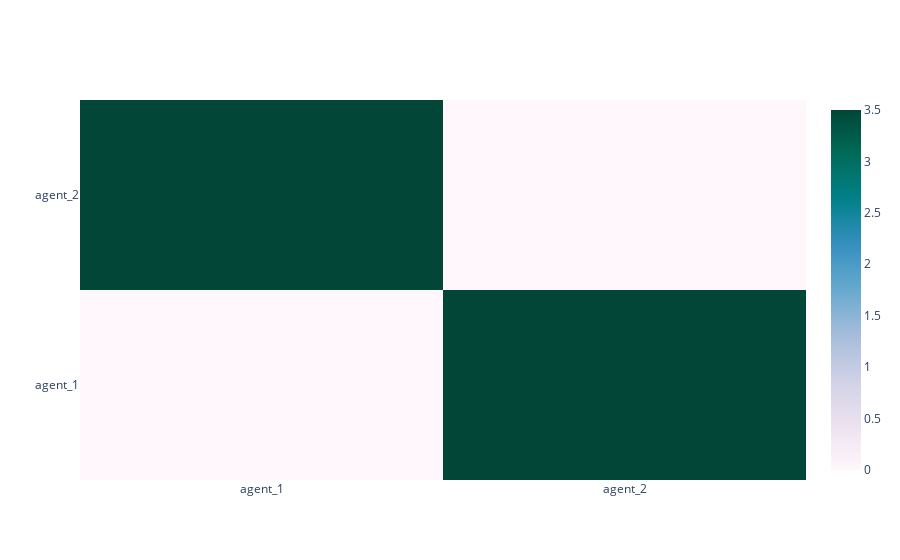

Notebook code cell kept with this figure:
### Code cell
fig = heatmap(
    net.similarity_heatmap(),
    x_labels=['agent_'+str(i+1) for i in range(len(net.agents))],
    y_labels=['agent_'+str(i+1) for i in range(len(net.agents))]
)
fig.show()

### Figure 1 — Plotly figure (JSON) as saved in the notebook; plotly's stock layout.template omitted (floating-point values rounded to 4 significant figures)
{"data": [{"colorscale": [[0.0, "rgb(255,247,251)"], [0.125, "rgb(236,226,240)"], [0.25, "rgb(208,209,230)"], [0.375, "rgb(166,189,219)"], [0.5, "rgb(103,169,207)"], [0.625, "rgb(54,144,192)"], [0.75, "rgb(2,129,138)"], [0.875, "rgb(1,108,89)"], [1.0, "rgb(1,70,54)"]], "hoverongaps": false, "x": ["agent_1", "agent_2"], "y": ["agent_1", "agent_2"], "z": [[0.0, 3.5], [3.5, 0.0]], "type": "heatmap"}], "layout": {}}
